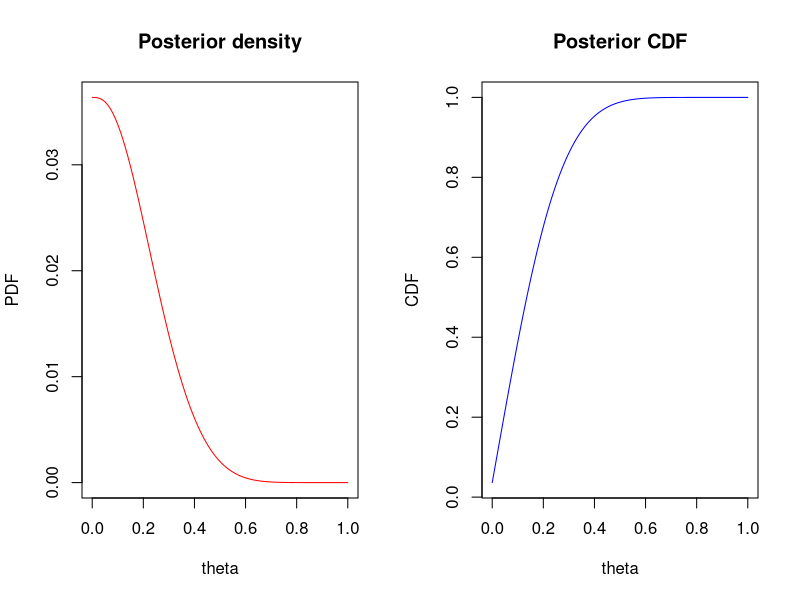
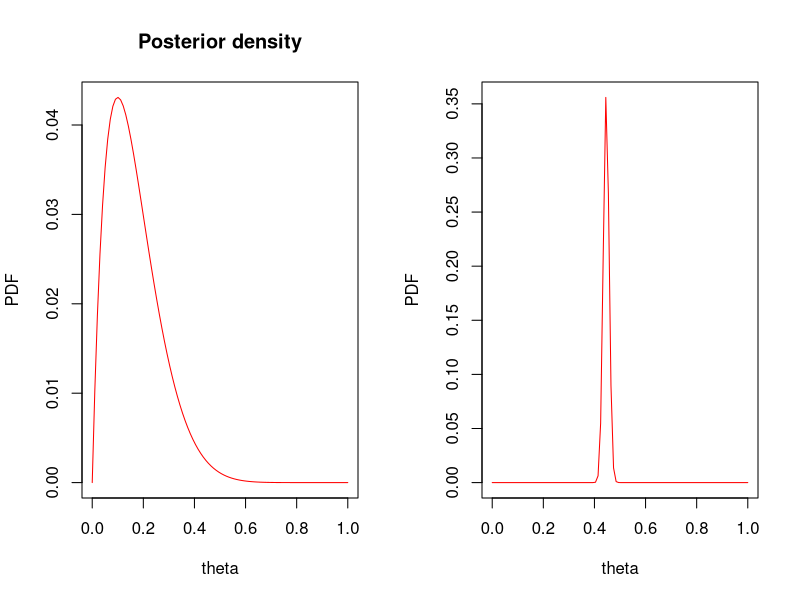
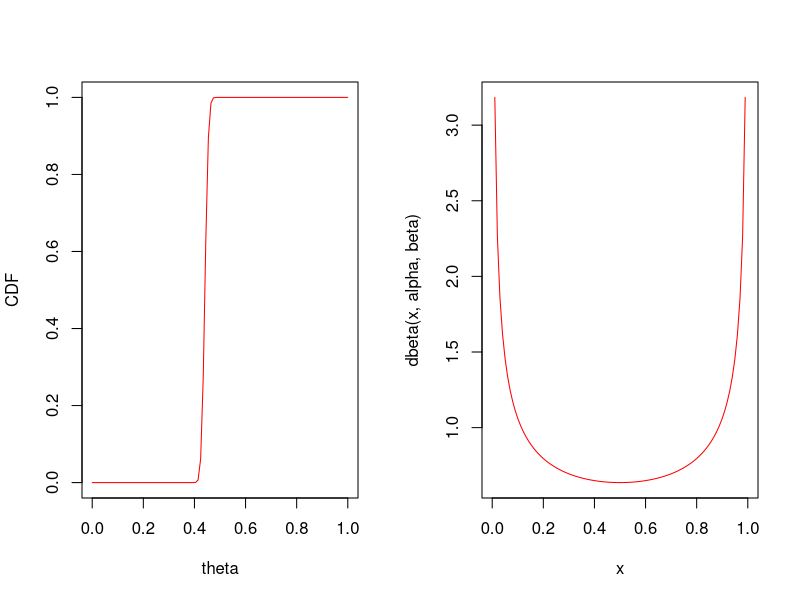
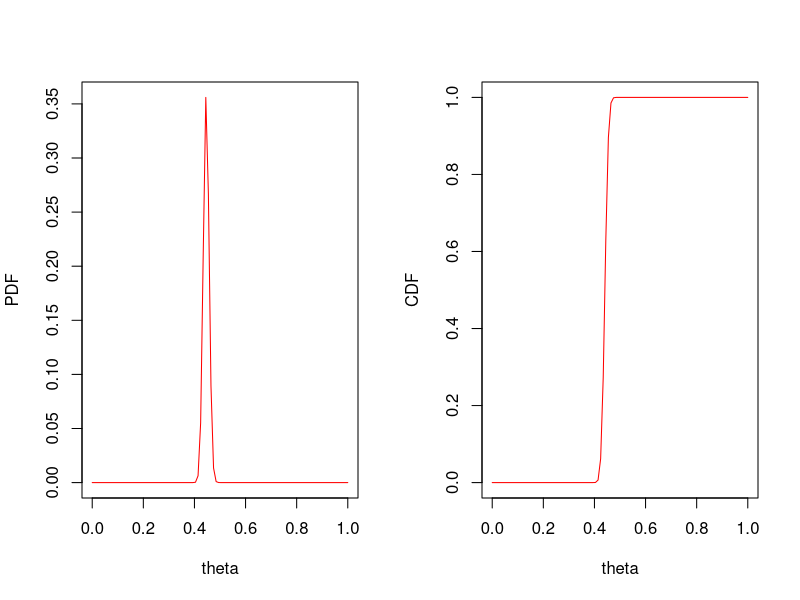
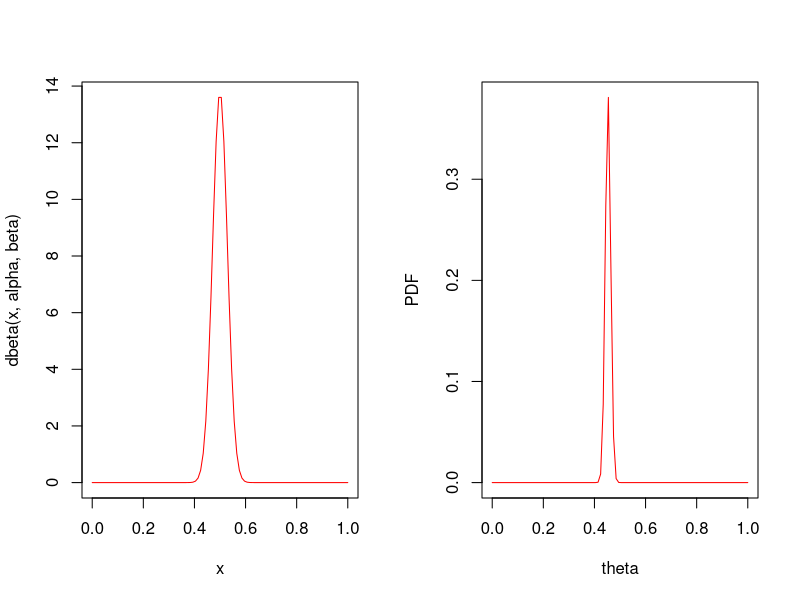
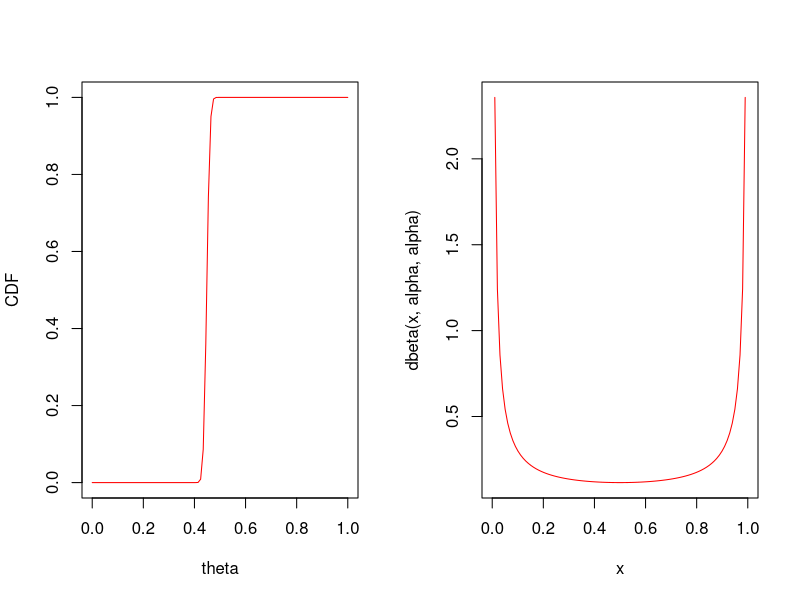
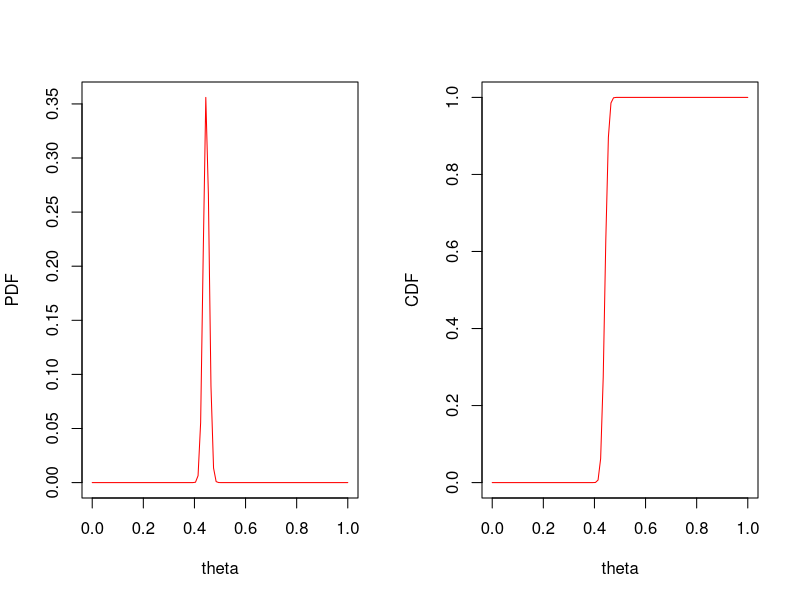
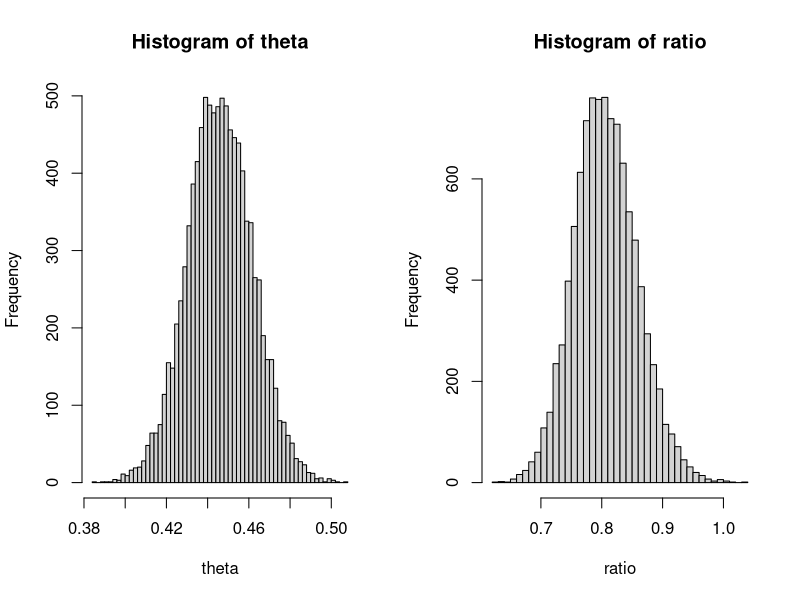

These charts were generated, in order, by the following R code:
## ---- chunk 1
knitr::opts_chunk$set(echo = TRUE)
## ---- chunk 2
# vectorize th into 100 bins
x <- seq(0, 1, length.out=100)

# calculate the unnormalized density at each bin
theta <- dbeta(x, 1, 11) + dbeta(x, 2, 10) + dbeta(x, 3, 9)

# normalize the discretized probability densities
theta = theta/sum(theta)

# calculate the cumulative distribution function
cdf <- cumsum(theta)

# divide plot into 2 subplots
par(mfrow=c(1,2))
# plot the posterior density
plot(x, theta, type='l', main='Posterior density', col='red', xlab='theta', ylab='PDF')
# plot the posterior cumulative distribution function
plot(x, cdf, type='l', main='Posterior CDF', col='blue', xlab='theta', ylab='CDF')

# calculate the probability that theta < 0.3
sum(theta[which(x < 0.3)])
## ---- chunk 3
# calculate the density at each bin
theta <- dbeta(x, 2, 10)

# normalize
theta = theta/sum(theta)

# plot the unnormalized posterior
plot(x, theta, type='l', main='Posterior density', col='red', xlab='theta', ylab='PDF')
## ---- chunk 4
n <- 980
y <- 437
x <- seq(0, 1, length.out = 100)
## ---- chunk 5
alpha <- 1
alpha <- alpha + y

beta <- 1
beta <- beta + n - y

# 1. Visualize the posterior density for the proportion of female births
theta <- dbeta(x, alpha + y, beta + n - y)

# normalize
theta = theta/sum(theta)

plot(x, theta, type='l', col='red', xlab='theta', ylab='PDF')

# 2. Visualize cumulative density function
# This could also be calculated as:
#cdf <- pbeta(x, alpha, beta)
# But the results are same and we discretized it so cumsum seems natural.
cdf <- cumsum(theta)
plot(x, cdf, type='l', col='red', xlab='theta', ylab='CDF')

# 3. Calculate posterior median and central 90% posterior interval for theta
qbeta(c(0.5,0.9), alpha+y, beta+n-y)

# 4. Calculate the posterior probability, p(theta < 0.485|y,n) and p(theta > 0.485|y,n)
sum(theta[which(x < 0.485)])
sum(theta[which(x > 0.485)])
## ---- chunk 6
alpha <- 1/2
beta <- 1/2

# Plot of the prior
plot(x, dbeta(x, alpha, beta), type='l', col='red')

alpha <- alpha + y
beta <- beta + n - y

# 1. Visualize the posterior density for the proportion of female births
theta <- dbeta(x, alpha + y, beta + n - y)
theta = theta/sum(theta)
plot(x, theta, type='l', col='red', xlab='theta', ylab='PDF')

# 2. Visualize cumulative density function
cdf <- cumsum(theta)
plot(x, cdf, type='l', col='red', xlab='theta', ylab='CDF')

# 3. Calculate posterior median and central 90% posterior interval for theta
qbeta(c(0.5,0.9), alpha+y, beta+n-y)

# 4. Calculate the posterior probability, p(theta < 0.485|y,n) and p(theta > 0.485|y,n)
theta = theta/sum(theta)
sum(theta[which(x < 0.485)])
sum(theta[which(x > 0.485)])
## ---- chunk 7
alpha <- 150
beta <- 150

# Plot of the prior
plot(x, dbeta(x, alpha, beta), type='l', col='red')

alpha <- alpha + y
beta <- beta + n - y

# 1. Visualize the posterior density for the proportion of female births
theta <- dbeta(x, alpha + y, beta + n - y)

# normalize
theta = theta/sum(theta)
plot(x, theta, type='l', col='red', xlab='theta', ylab='PDF')

# 2. Visualize cumulative density function
cdf <- cumsum(theta)
plot(x, cdf, type='l', col='red', xlab='theta', ylab='CDF')

# 3. Calculate posterior median and central 90% posterior interval for theta
qbeta(c(0.5,0.9), alpha+y, beta+n-y)

# 4. Calculate the posterior probability, p(theta < 0.485|y,n) and p(theta > 0.485|y,n)
sum(theta[which(x < 0.485)])
sum(theta[which(x > 0.485)])
## ---- chunk 8
alpha <- 1/16
beta <- 1/16

# Plot of the prior
plot(x, dbeta(x, alpha, alpha), type='l', col='red')

alpha <- alpha + y
beta <- beta + n - y

# 1. Visualize the posterior density for the proportion of female births
theta <- dbeta(x, alpha + y, beta + n - y)
theta = theta/sum(theta)
plot(x, theta, type='l', col='red', xlab='theta', ylab='PDF')

# 2. Visualize cumulative density function
cdf <- cumsum(theta)
plot(x, cdf, type='l', col='red', xlab='theta', ylab='CDF')

# 3. Calculate posterior median and central 90% posterior interval for theta
qbeta(c(0.5,0.9), alpha+y, beta+n-y)

# 4. Calculate the posterior probability, p(theta < 0.485|y,n) and p(theta > 0.485|y,n)
theta = theta/sum(theta)
sum(theta[which(x < 0.485)])
sum(theta[which(x > 0.485)])
## ---- chunk 9
alpha <- 1
alpha <- alpha + y

beta <- 1
beta <- beta + n - y
## ---- chunk 10
theta <- rbeta(10000, alpha, beta)
hist(theta, breaks=50)
## ---- chunk 11
sprintf('Posterior median: %f', median(theta))
sprintf('Posterior standard deviation: %f', sd(theta))
sprintf('Posterior variance: %f', var(theta))
## ---- chunk 12
ratio = theta/(1 - theta)
hist(ratio, breaks=50)
## ---- chunk 13
ratio = theta/(1 - theta)
sum(ratio < 0.9)/length(ratio)
